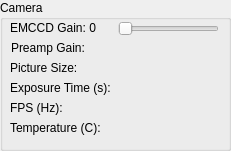
<?xml version="1.0" encoding="UTF-8"?>
<ui version="4.0">
 <class>GroupBox</class>
 <widget class="QGroupBox" name="GroupBox">
  <property name="geometry">
   <rect>
    <x>0</x>
    <y>0</y>
    <width>231</width>
    <height>151</height>
   </rect>
  </property>
  <property name="windowTitle">
   <string>GroupBox</string>
  </property>
  <property name="title">
   <string>Camera</string>
  </property>
  <widget class="QLabel" name="exposureTimeText">
   <property name="geometry">
    <rect>
     <x>120</x>
     <y>80</y>
     <width>101</width>
     <height>16</height>
    </rect>
   </property>
   <property name="layoutDirection">
    <enum>Qt::LeftToRight</enum>
   </property>
   <property name="text">
    <string/>
   </property>
   <property name="alignment">
    <set>Qt::AlignRight|Qt::AlignTrailing|Qt::AlignVCenter</set>
   </property>
  </widget>
  <widget class="QLabel" name="exposureTimeLabel">
   <property name="geometry">
    <rect>
     <x>10</x>
     <y>80</y>
     <width>101</width>
     <height>16</height>
    </rect>
   </property>
   <property name="text">
    <string>Exposure Time (s):</string>
   </property>
  </widget>
  <widget class="QLabel" name="EMCCDLabel">
   <property name="geometry">
    <rect>
     <x>10</x>
     <y>20</y>
     <width>121</width>
     <height>16</height>
    </rect>
   </property>
   <property name="text">
    <string>EMCCD Gain: 0</string>
   </property>
  </widget>
  <widget class="QLabel" name="preampGainLabel">
   <property name="geometry">
    <rect>
     <x>11</x>
     <y>40</y>
     <width>101</width>
     <height>16</height>
    </rect>
   </property>
   <property name="text">
    <string>Preamp Gain:</string>
   </property>
  </widget>
  <widget class="QLabel" name="temperatureLabel">
   <property name="geometry">
    <rect>
     <x>10</x>
     <y>120</y>
     <width>111</width>
     <height>16</height>
    </rect>
   </property>
   <property name="text">
    <string>Temperature (C):</string>
   </property>
  </widget>
  <widget class="QLabel" name="pictureSizeText">
   <property name="geometry">
    <rect>
     <x>120</x>
     <y>60</y>
     <width>101</width>
     <height>16</height>
    </rect>
   </property>
   <property name="layoutDirection">
    <enum>Qt::LeftToRight</enum>
   </property>
   <property name="text">
    <string/>
   </property>
   <property name="alignment">
    <set>Qt::AlignRight|Qt::AlignTrailing|Qt::AlignVCenter</set>
   </property>
  </widget>
  <widget class="QLabel" name="FPSLabel">
   <property name="geometry">
    <rect>
     <x>10</x>
     <y>100</y>
     <width>101</width>
     <height>16</height>
    </rect>
   </property>
   <property name="text">
    <string>FPS (Hz):</string>
   </property>
  </widget>
  <widget class="QLabel" name="preampGainText">
   <property name="geometry">
    <rect>
     <x>121</x>
     <y>40</y>
     <width>101</width>
     <height>16</height>
    </rect>
   </property>
   <property name="layoutDirection">
    <enum>Qt::LeftToRight</enum>
   </property>
   <property name="text">
    <string/>
   </property>
   <property name="alignment">
    <set>Qt::AlignRight|Qt::AlignTrailing|Qt::AlignVCenter</set>
   </property>
  </widget>
  <widget class="QLabel" name="temperatureText">
   <property name="geometry">
    <rect>
     <x>120</x>
     <y>120</y>
     <width>101</width>
     <height>16</height>
    </rect>
   </property>
   <property name="layoutDirection">
    <enum>Qt::LeftToRight</enum>
   </property>
   <property name="text">
    <string/>
   </property>
   <property name="alignment">
    <set>Qt::AlignRight|Qt::AlignTrailing|Qt::AlignVCenter</set>
   </property>
  </widget>
  <widget class="QSlider" name="EMCCDSlider">
   <property name="geometry">
    <rect>
     <x>118</x>
     <y>19</y>
     <width>101</width>
     <height>20</height>
    </rect>
   </property>
   <property name="maximum">
    <number>100</number>
   </property>
   <property name="value">
    <number>0</number>
   </property>
   <property name="orientation">
    <enum>Qt::Horizontal</enum>
   </property>
  </widget>
  <widget class="QLabel" name="FPSText">
   <property name="geometry">
    <rect>
     <x>120</x>
     <y>100</y>
     <width>101</width>
     <height>16</height>
    </rect>
   </property>
   <property name="layoutDirection">
    <enum>Qt::LeftToRight</enum>
   </property>
   <property name="text">
    <string/>
   </property>
   <property name="alignment">
    <set>Qt::AlignRight|Qt::AlignTrailing|Qt::AlignVCenter</set>
   </property>
  </widget>
  <widget class="QLabel" name="pictureSizeLabel">
   <property name="geometry">
    <rect>
     <x>10</x>
     <y>60</y>
     <width>101</width>
     <height>16</height>
    </rect>
   </property>
   <property name="text">
    <string>Picture Size:</string>
   </property>
  </widget>
 </widget>
 <resources/>
 <connections/>
</ui>
